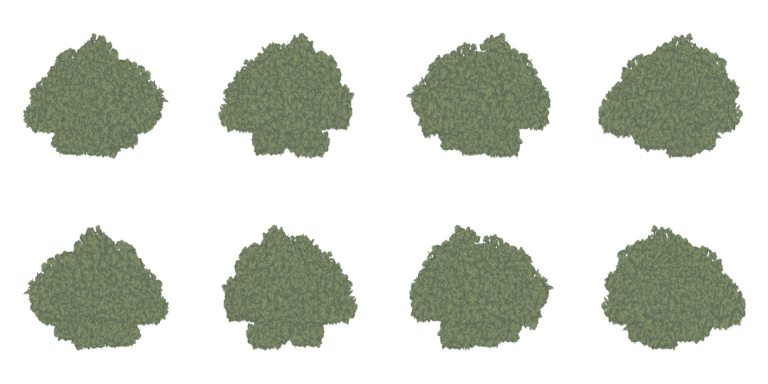
#> input picture archive/painted_foliage_trials_2026-10-01/painted_lod/painted_broad_canopy_8view_v1.png, 1536 x 768 px (shown at 1/2 size)
$ python prepare_species_textures.py --birch-source ../archive/painted_foliage_trials_2026-10-01/painted_lod/painted_broad_canopy_8view_v1.png --cypress-source ../archive/painted_foliage_trials_2026-10-01/painted_lod/painted_broad_canopy_8view_v1.png --shrub-source ../archive/painted_foliage_trials_2026-10-01/painted_lod/painted_broad_canopy_8view_v1.png --output-dir out
#> lines starting #> are read from the running program, lines starting #| are printed output that depends on the picture
"""Prepare restrained game textures from generated transparent silhouettes.

The image generator is used only for alpha silhouettes.  RGB is deliberately
flattened here so lighting stays in Godot instead of being painted into cards.
This also removes colored fringe pixels from transparent source images.
"""

from __future__ import annotations

import argparse
import random
from pathlib import Path

from PIL import Image, ImageChops, ImageDraw


def flatten_alpha(source: Path, target: Path, color: tuple[int, int, int]) -> None:
    image = Image.open(source).convert("RGBA")
    alpha = image.getchannel("A")
    image = Image.new("RGBA", image.size, (*color, 255))
    image.putalpha(alpha)
    image = image.resize((1024, 1024), Image.Resampling.LANCZOS)
    target.parent.mkdir(parents=True, exist_ok=True)
    image.save(target, optimize=True)


def flatten_generated_green_mask(
    source: Path, target: Path, color: tuple[int, int, int]
) -> None:
    """Recover alpha when an image generator paints a checkerboard backdrop.

    The shrub source is olive-green against a neutral grey/white checkerboard.
    Saturation therefore gives a stable silhouette mask without importing any
    of the generated lighting or colour variation into the game texture.
    """
    source_image = Image.open(source).convert("RGBA")
    saturation = source_image.convert("RGB").convert("HSV").getchannel("S")
    recovered_alpha = saturation.point(
        lambda value: max(0, min(255, round((value - 8) * 255 / 34)))
    )
    alpha = ImageChops.multiply(source_image.getchannel("A"), recovered_alpha)
    image = Image.new("RGBA", source_image.size, (*color, 255))
    image.putalpha(alpha)
    image = image.resize((1024, 1024), Image.Resampling.LANCZOS)
    target.parent.mkdir(parents=True, exist_ok=True)
    image.save(target, optimize=True)


def create_birch_bark(target: Path) -> None:
    rng = random.Random(20260926)
    width, height = 256, 512
    base = (211, 207, 194, 255)
    mark = (151, 146, 137, 255)
    image = Image.new("RGBA", (width, height), base)
    draw = ImageDraw.Draw(image, "RGBA")

    # Sparse, broken horizontal lenticels.  They are intentionally soft and
    # mid-grey rather than black; no directional shade or vertical gradient.
    for row in range(19):
        y = int((row + 0.55) * height / 19.0 + rng.uniform(-6.0, 6.0))
        segment_count = rng.randint(2, 4)
        for _ in range(segment_count):
            x0 = rng.randint(4, width - 48)
            length = rng.randint(18, 64)
            thickness = rng.choice((2, 3, 3, 4, 5))
            color = (*mark[:3], rng.randint(70, 112))
            draw.rounded_rectangle(
                (x0, y, min(width - 4, x0 + length), y + thickness),
                radius=max(1, thickness // 2),
                fill=color,
            )
    target.parent.mkdir(parents=True, exist_ok=True)
    image.save(target, optimize=True)


def main() -> None:
    parser = argparse.ArgumentParser()
    parser.add_argument("--birch-source", type=Path, required=True)
    parser.add_argument("--cypress-source", type=Path, required=True)
    parser.add_argument("--shrub-source", type=Path, required=True)
    parser.add_argument("--output-dir", type=Path, required=True)
    args = parser.parse_args()

    flatten_alpha(
        args.birch_source,
        args.output_dir / "leaf_clusters_birch_sparse_flat_v1.png",
        (123, 148, 78),
    )
#> in flatten_alpha, image is the input picture: PIL image 1536x768 RGBA; mean R, G, B, A 37.4, 41.4, 31.9, 80.4
#> in flatten_alpha, `alpha = image.getchannel("A")`:
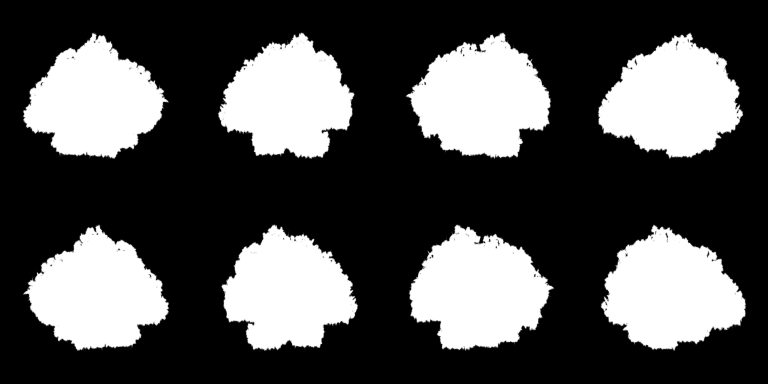
#> alpha: PIL image 1536x768 L (shown at 1/2 size); min 0, max 255, mean 80.4
    flatten_alpha(
        args.cypress_source,
        args.output_dir / "foliage_cypress_sprays_flat_v1.png",
        (73, 91, 55),
    )
#> call 2 of flatten_alpha, with color = (73, 91, 55)
#> in flatten_alpha (call 2), `image = Image.new("RGBA", image.size, (*color, 255))`:
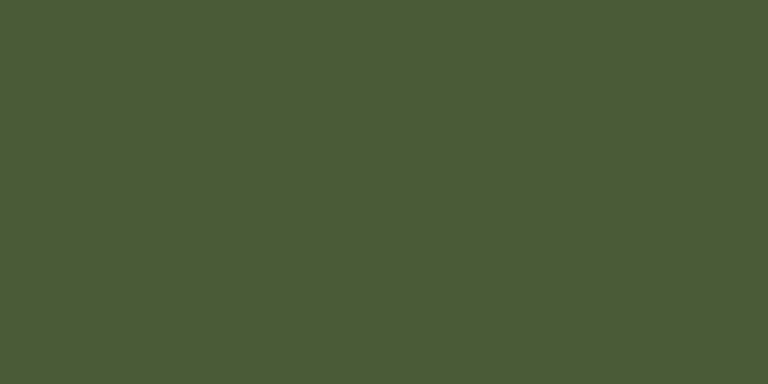
#> image: PIL image 1536x768 RGBA (shown at 1/2 size); mean R, G, B, A 73, 91, 55, 255
#> in flatten_alpha (call 2), `image.putalpha(alpha)`:
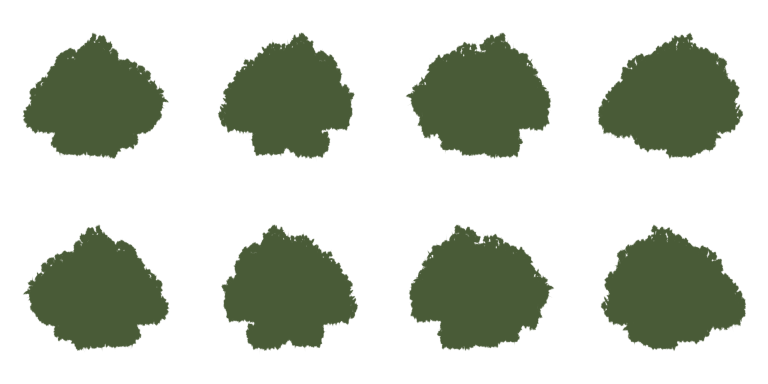
#> image: PIL image 1536x768 RGBA (shown at 1/2 size); mean R, G, B, A 73, 91, 55, 80.4; transparent parts drawn white
#> in flatten_alpha (call 2), `image = image.resize((1024, 1024), Image.Resampling.LANCZOS)`:
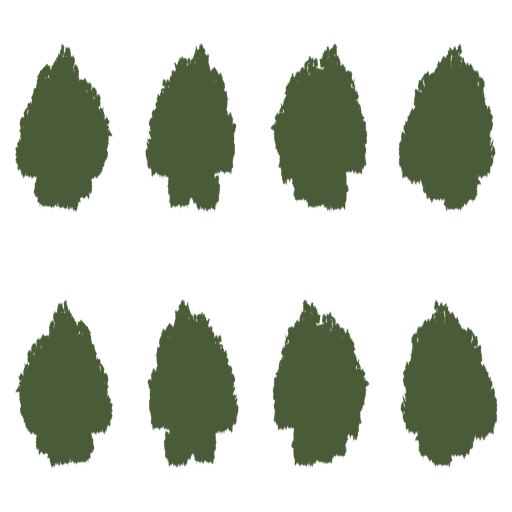
#> image: PIL image 1024x1024 RGBA (shown at 1/2 size); mean R, G, B, A 24.2, 30.3, 18.2, 80.4; transparent parts drawn white
    flatten_generated_green_mask(
        args.shrub_source,
        args.output_dir / "shrub_leaf_lobes_billboard_flat_v3.png",
        (108, 130, 74),
    )
#> in flatten_generated_green_mask, `saturation = source_image.convert("RGB").convert("HSV").getchannel("S")`:
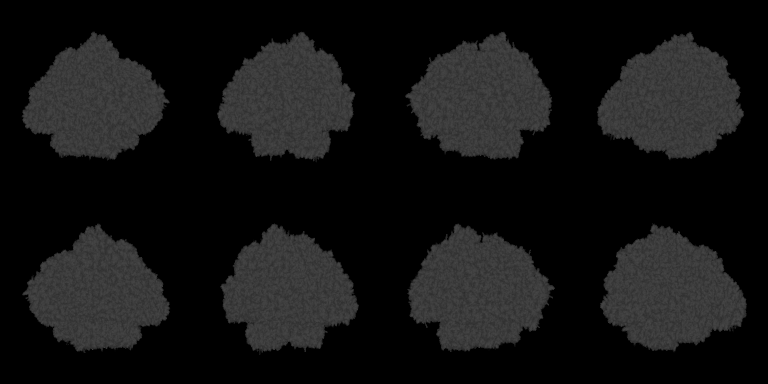
#> saturation: PIL image 1536x768 L (shown at 1/2 size); min 0, max 161, mean 19.4
#> in flatten_generated_green_mask, `recovered_alpha = saturation.point( lambda value: max(0, min(255, roun..`:
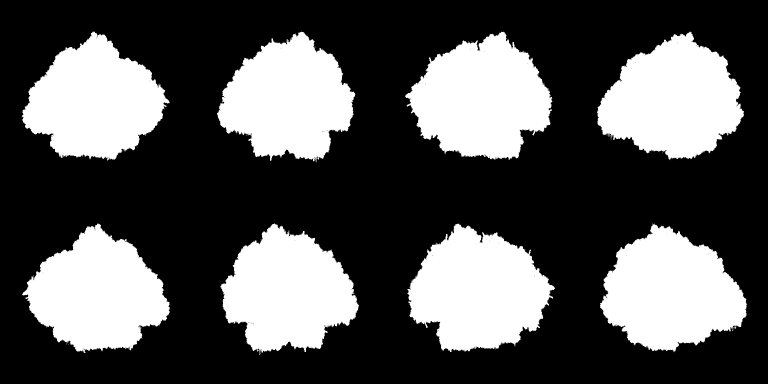
#> recovered_alpha: PIL image 1536x768 L (shown at 1/2 size); min 0, max 255, mean 84.7
    create_birch_bark(args.output_dir / "bark_birch_flat_v1.png")
#> in create_birch_bark, `image = Image.new("RGBA", (width, height), base)`:
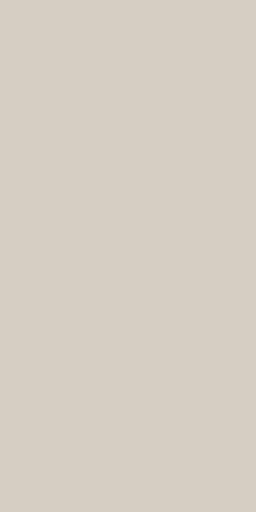
#> image: PIL image 256x512 RGBA; mean R, G, B, A 211, 207, 194, 255


if __name__ == "__main__":
    main()
